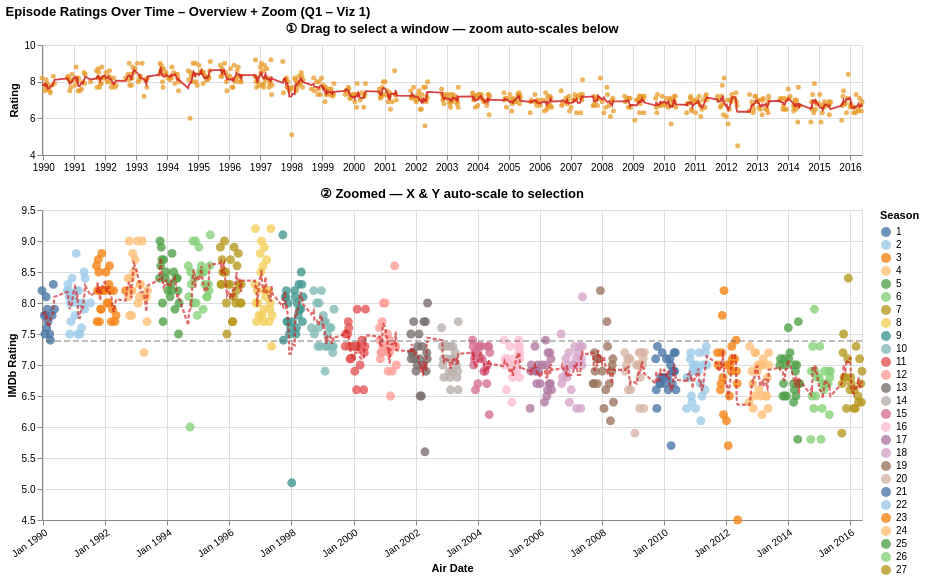

The notebook cell saved with this chart:
### Markdown cell above
### Q1 — Alternative / Exploratory Charts / Failed designs

Three additional interactive charts were produced during the exploratory phase.

**Please do not grade those as final answers, they are just supposed to show some of the design process along the way!**

**Viz 1 — Overview + Zoom brush**  
A compact overview panel shows the full 27-year timeline. Dragging a brush on it filters a zoomed panel below, which auto-scales both axes to only the selected episodes. This reveals micro-fluctuations completely invisible at the global scale. The rolling-average overlay (5-episode centred window) helps smooth noise. *Discarded for the final dashboard* because it requires interaction and the two-panel layout takes too much vertical space in the Streamlit grid.

**Viz 2 — Season bar + Episode strip**  
Clicking any season bar fires a Vega-Lite point selection that filters a colour-coded episode strip below. A useful drill-down for explorers, but it starts with no strip visible, which is a poor default state for an explanatory visualisation.

**Viz 3 — Rating heatmap**
Season on Y, episode-in-season on X. Excellent for spotting which slot in a season consistently produces outlier episodes (e.g., premieres and finales tend to be darker). Retained as a supplementary export.

### Code cell
# ── VIZ 1: Overview + Zoom brush ─────────────────────────────────────────
brush = alt.selection_interval(encodings=["x"])
base  = alt.Chart(eps)

ov_dots = (
    base.mark_circle(size=25)
    .encode(
        x=alt.X("original_air_date:T", title=None,
                axis=alt.Axis(format="%Y", tickCount="year")),
        y=alt.Y("imdb_rating:Q", title="Rating",
                scale=alt.Scale(domain=[4,10])),
        color=alt.condition(brush, alt.value("#E89B2A"), alt.value("#dddddd")),
        opacity=alt.condition(brush, alt.value(0.75), alt.value(0.3)),
    )
    .add_params(brush)
)
ov_line = (
    base.mark_line(color="#D02020", strokeWidth=1.8, opacity=0.85)
    .encode(x="original_air_date:T",
            y=alt.Y("imdb_rating_roll5:Q", scale=alt.Scale(domain=[4,10])))
)
overview = (ov_dots + ov_line).properties(
    width=820, height=110,
    title="① Drag to select a window — zoom auto-scales below")

zm_dots = (
    base.mark_circle(size=80, opacity=0.80)
    .encode(
        x=alt.X("original_air_date:T", title="Air Date",
                axis=alt.Axis(format="%b %Y", tickCount=10, labelAngle=-35)),
        y=alt.Y("imdb_rating:Q", title="IMDb Rating",
                scale=alt.Scale(zero=False)),
        color=alt.Color("season:O", title="Season",
                        scale=alt.Scale(scheme="tableau20")),
        tooltip=[alt.Tooltip("title:N", title="Episode"),
                 alt.Tooltip("season:O", title="Season"),
                 alt.Tooltip("imdb_rating:Q", title="Rating", format=".1f"),
                 alt.Tooltip("original_air_date:T", title="Air Date", format="%d %b %Y")],
    )
    .transform_filter(brush)
)
zm_line = (
    base.mark_line(strokeWidth=2.2, opacity=0.65, strokeDash=[4,2], color="#D02020")
    .encode(x="original_air_date:T",
            y=alt.Y("imdb_rating_roll5:Q", scale=alt.Scale(zero=False)))
    .transform_filter(brush)
)
zm_avg = (
    base.mark_rule(strokeDash=[6,3], opacity=0.50, color="#555555", strokeWidth=1.5)
    .encode(y=alt.Y("mean(imdb_rating):Q", title=""))
    .transform_filter(brush)
)
zoom = (zm_dots + zm_line + zm_avg).properties(
    width=820, height=310,
    title="② Zoomed — X & Y auto-scale to selection")

viz1 = (
    alt.vconcat(overview, zoom, spacing=14)
    .properties(title="Episode Ratings Over Time – Overview + Zoom (Q1 – Viz 1)")
    .resolve_scale(color="independent")
)
viz1.save("data/outputs/interactive_visualizations/q1_viz1_scatter_rolling.html")
viz1

### Figure 1 — Vega-Lite specification as saved in the notebook (floating-point values rounded to 4 significant figures; data arrays with more than 128 entries replaced by an {"elided": "..."} marker saying what was removed)
{"config": {"view": {"continuousWidth": 300, "continuousHeight": 300}}, "vconcat": [{"layer": [{"mark": {"type": "circle", "size": 25}, "encoding": {"color": {"condition": {"param": "param_c97a99acfc68b794", "value": "#E89B2A"}, "value": "#dddddd"}, "opacity": {"condition": {"param": "param_c97a99acfc68b794", "value": 0.75}, "value": 0.3}, "x": {"axis": {"format": "%Y", "tickCount": "year"}, "field": "original_air_date", "title": null, "type": "temporal"}, "y": {"field": "imdb_rating", "scale": {"domain": [4, 10]}, "title": "Rating", "type": "quantitative"}}, "name": "view_72e329447ec4f1e0_0"}, {"mark": {"type": "line", "color": "#D02020", "opacity": 0.85, "strokeWidth": 1.8}, "encoding": {"x": {"field": "original_air_date", "type": "temporal"}, "y": {"field": "imdb_rating_roll5", "scale": {"domain": [4, 10]}, "type": "quantitative"}}}], "height": 110, "title": "① Drag to select a window — zoom auto-scales below", "width": 820}, {"layer": [{"mark": {"type": "circle", "opacity": 0.8, "size": 80}, "encoding": {"color": {"field": "season", "scale": {"scheme": "tableau20"}, "title": "Season", "type": "ordinal"}, "tooltip": [{"field": "title", "title": "Episode", "type": "nominal"}, {"field": "season", "title": "Season", "type": "ordinal"}, {"field": "imdb_rating", "format": ".1f", "title": "Rating", "type": "quantitative"}, {"field": "original_air_date", "format": "%d %b %Y", "title": "Air Date", "type": "temporal"}], "x": {"axis": {"format": "%b %Y", "labelAngle": -35, "tickCount": 10}, "field": "original_air_date", "title": "Air Date", "type": "temporal"}, "y": {"field": "imdb_rating", "scale": {"zero": false}, "title": "IMDb Rating", "type": "quantitative"}}, "transform": [{"filter": {"param": "param_c97a99acfc68b794"}}]}, {"mark": {"type": "line", "color": "#D02020", "opacity": 0.65, "strokeDash": [4, 2], "strokeWidth": 2.2}, "encoding": {"x": {"field": "original_air_date", "type": "temporal"}, "y": {"field": "imdb_rating_roll5", "scale": {"zero": false}, "type": "quantitative"}}, "transform": [{"filter": {"param": "param_c97a99acfc68b794"}}]}, {"mark": {"type": "rule", "color": "#555555", "opacity": 0.5, "strokeDash": [6, 3], "strokeWidth": 1.5}, "encoding": {"y": {"aggregate": "mean", "field": "imdb_rating", "title": "", "type": "quantitative"}}, "transform": [{"filter": {"param": "param_c97a99acfc68b794"}}]}], "height": 310, "title": "② Zoomed — X & Y auto-scale to selection", "width": 820}], "data": {"name": "data-282214bfe2f46d473352ee84f747f370"}, "params": [{"name": "param_c97a99acfc68b794", "select": {"type": "interval", "encodings": ["x"]}, "views": ["view_72e329447ec4f1e0_0"]}], "resolve": {"scale": {"color": "independent"}}, "spacing": 14, "title": "Episode Ratings Over Time – Overview + Zoom (Q1 – Viz 1)", "$schema": "https://vega.github.io/schema/vega-lite/v6.1.0.json", "datasets": {"data-282214bfe2f46d473352ee84f747f370": {"elided": "596 records"}}}
